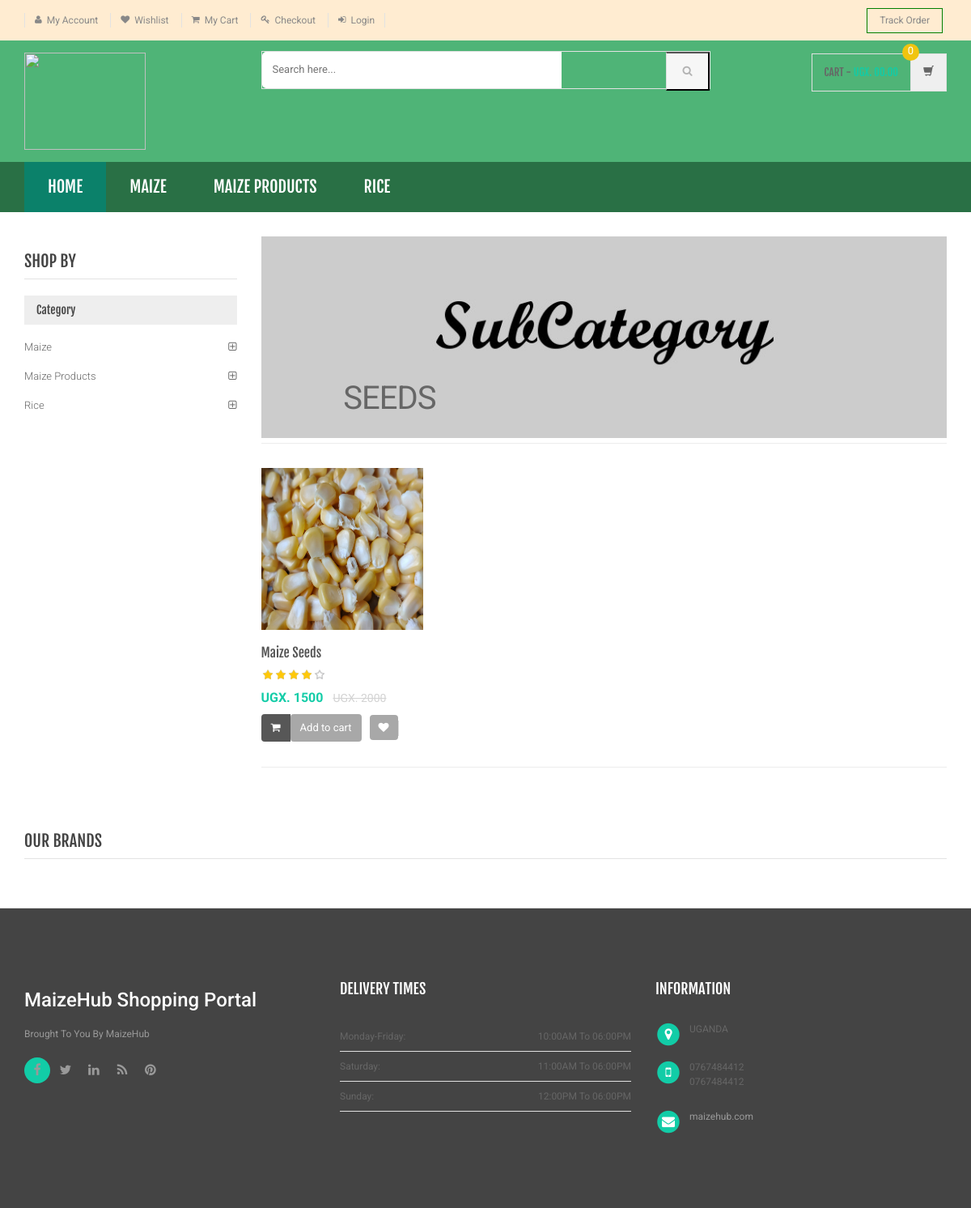
/sub-category.php?scid=1, run on the app's committed database.
### tables this page shows
CREATE TABLE `category` (
  `id` int(11) NOT NULL,
  `categoryName` varchar(255) DEFAULT NULL,
  `categoryDescription` longtext DEFAULT NULL,
  `creationDate` timestamp NOT NULL DEFAULT current_timestamp(),
  `updationDate` varchar(255) DEFAULT NULL
);

CREATE TABLE `subcategory` (
  `id` int(11) NOT NULL,
  `categoryid` int(11) DEFAULT NULL,
  `subcategory` varchar(255) DEFAULT NULL,
  `creationDate` timestamp NULL DEFAULT current_timestamp(),
  `updationDate` varchar(255) DEFAULT NULL
);

CREATE TABLE `products` (
  `id` int(11) NOT NULL,
  `category` int(11) NOT NULL,
  `subCategory` int(11) DEFAULT NULL,
  `productName` varchar(255) DEFAULT NULL,
  `productCompany` varchar(255) DEFAULT NULL,
  `productPrice` int(11) DEFAULT NULL,
  `productPriceBeforeDiscount` int(11) DEFAULT NULL,
  `productDescription` longtext DEFAULT NULL,
  `productImage1` varchar(255) DEFAULT NULL,
  `productImage2` varchar(255) DEFAULT NULL,
  `productImage3` varchar(255) DEFAULT NULL,
  `shippingCharge` int(11) DEFAULT NULL,
  `productAvailability` varchar(255) DEFAULT NULL,
  `postingDate` timestamp NULL DEFAULT current_timestamp(),
  `updationDate` varchar(255) DEFAULT NULL
);

### sub-category.php (the view, shortened to what this page needs)
<?php
include('includes/config.php');
$cid=intval($_GET['scid']);
?>
<!DOCTYPE html>
<html lang="en">
	<head>
	    <link rel="stylesheet" href="assets/css/bootstrap.min.css">
	    <link rel="stylesheet" href="assets/css/main.css">
	    <link rel="stylesheet" href="assets/css/green.css">
	    <link rel="stylesheet" href="assets/css/owl.carousel.css">
		<link rel="stylesheet" href="assets/css/owl.transitions.css">
		<link href="assets/css/lightbox.css" rel="stylesheet">
		<link rel="stylesheet" href="assets/css/animate.min.css">
		<link rel="stylesheet" href="assets/css/rateit.css">
		<link rel="stylesheet" href="assets/css/bootstrap-select.min.css">
		<link rel="stylesheet" href="assets/css/config.css">
		<link href="assets/css/green.css" rel="alternate stylesheet" title="Green color">
		<link href="assets/css/blue.css" rel="alternate stylesheet" title="Blue color">
		<link href="assets/css/red.css" rel="alternate stylesheet" title="Red color">
		<link href="assets/css/orange.css" rel="alternate stylesheet" title="Orange color">
		<link href="assets/css/dark-green.css" rel="alternate stylesheet" title="Darkgreen color">
		<link rel="stylesheet" href="assets/css/font-awesome.min.css">
	</head>
    <body class="cnt-home">
<header class="header-style-1">
<?php include('includes/top-header.php');?>
<?php include('includes/main-header.php');?>
<?php include('includes/menu-bar.php');?>
</header>
<div class="body-content outer-top-xs">
	<div class='container'>
		<div class='row outer-bottom-sm'>
			<div class='col-md-3 sidebar'>
	            <div class="sidebar-module-container">
	            	<h3 class="section-title">shop by</h3>
	            	<div class="sidebar-filter">
<div class="sidebar-widget wow fadeInUp outer-bottom-xs ">
	<div class="widget-header m-t-20">
		<h4 class="widget-title">Category</h4>
	</div>
	<div class="sidebar-widget-body m-t-10">
	         <?php $sql=mysqli_query($con,"select id,categoryName  from category");
while($row=mysqli_fetch_array($sql))
{
    ?>
		<div class="accordion">
	    	<div class="accordion-group">
	            <div class="accordion-heading">
	                <a href="category.php?cid=<?php echo $row['id'];?>"  class="accordion-toggle collapsed">
	                   <?php echo $row['categoryName'];?>
	                </a>
	            </div>
	        </div>
	    </div>
	    <?php } ?>
	</div>
</div>
	            	</div>
	            </div>
            </div>
			<div class='col-md-9'>
	<div id="category" class="category-carousel hidden-xs">
		<div class="item">
			<div class="image">
				<img src="assets/images/banners/cat-banner-2.jpg" alt="" class="img-responsive">
			</div>
			<div class="container-fluid">
				<div class="caption vertical-top text-left">
					<div class="big-text">
						<br />
					</div>
					       <?php $sql=mysqli_query($con,"select subcategory  from subcategory where id='$cid'");
while($row=mysqli_fetch_array($sql))
{
    ?>
					<div class="excerpt hidden-sm hidden-md">
						<?php echo htmlentities($row['subcategory']);?>
					</div>
			<?php } ?>
				</div>
			</div>
		</div>
</div>
				<div class="search-result-container">
					<div id="myTabContent" class="tab-content">
						<div class="tab-pane active " id="grid-container">
							<div class="category-product  inner-top-vs">
								<div class="row">
			<?php
$ret=mysqli_query($con,"select * from products where subCategory='$cid'");
$num=mysqli_num_rows($ret);
if($num>0)
{
while ($row=mysqli_fetch_array($ret))
{?>
		<div class="col-sm-6 col-md-4 wow fadeInUp">
			<div class="products">
	<div class="product">
		<div class="product-image">
			<div class="image">
				<a href="product-details.php?pid=<?php echo htmlentities($row['id']);?>"><img  src="assets/images/blank.gif" data-echo="admin/productimages/<?php echo htmlentities($row['id']);?>/<?php echo htmlentities($row['productImage1']);?>" alt="" width="200" height="200"></a>
			</div>
		</div>
		<div class="product-info text-left">
			<h3 class="name"><a href="product-details.php?pid=<?php echo htmlentities($row['id']);?>"><?php echo htmlentities($row['productName']);?></a></h3>
			<div class="rating rateit-small"></div>
			<div class="product-price">
				<span class="price">
					UGX. <?php echo htmlentities($row['productPrice']);?>			</span>
										     <span class="price-before-discount">UGX. <?php echo htmlentities($row['productPriceBeforeDiscount']);?></span>
			</div>
		</div>
					<div class="cart clearfix animate-effect">
				<div class="action">
					<ul class="list-unstyled">
						<li class="add-cart-button btn-group">
							<button class="btn btn-primary icon" data-toggle="dropdown" type="button">
								<i class="fa fa-shopping-cart"></i>
							</button>
							<a href="category.php?page=product&action=add&id=<?php echo $row['id']; ?>">
							<button class="btn btn-primary" type="button">Add to cart</button></a>
						</li>
		                <li class="lnk wishlist">
							<a class="add-to-cart" href="category.php?pid=<?php echo htmlentities($row['id'])?>&&action=wishlist" title="Wishlist">
								 <i class="icon fa fa-heart"></i>
							</a>
						</li>
					</ul>
				</div>
			</div>
			</div>
			</div>
		</div>
	  <?php } } else {?>
		<div class="col-sm-6 col-md-4 wow fadeInUp"> <h3>No Product Found</h3>
		</div>
<?php } ?>
										</div>
							</div>
						</div>
				</div>
			</div>
		</div></div>
		<?php include('includes/brands-slider.php');?>
</div>
</div>
<?php include('includes/footer.php');?>
</body>
</html>

### includes/menu-bar.php (shortened to what this page needs)
<div class="header-nav animate-dropdown" style="background-color:#297045;">
    <div class="container">
        <div class="yamm navbar navbar-default" role="navigation">
            <div class="nav-bg-class">
                <div class="navbar-collapse collapse" id="mc-horizontal-menu-collapse">
	<div class="nav-outer">
		<ul class="nav navbar-nav">
			<li class="active dropdown yamm-fw">
				<a href="index.php" data-hover="dropdown" class="dropdown-toggle">Home</a>
			</li>
              <?php $sql=mysqli_query($con,"select id,categoryName  from category limit 6");
while($row=mysqli_fetch_array($sql))
{
    ?>
			<li class="dropdown yamm">
				<a href="category.php?cid=<?php echo $row['id'];?>"> <?php echo $row['categoryName'];?></a>
			</li>
			<?php } ?>
		</ul>
		<div class="clearfix"></div>
	</div>
</div>
            </div>
        </div>
    </div>
</div>

### assets/css/green.css (style rules this page uses)
body { background-color:#fff; color:#666; }
h1, h2, h3, h4, h5, h6 { color:#444; }
a, a:visited { color:#C1392B; }

### assets/css/lightbox.css (style rules this page uses)
body:after { content: url(../images/close.png) url(../images/loading.gif) url(../images/prev.png) url(../images/next.png); display: none; }

### assets/css/rateit.css (style rules this page uses)
.rateit { display: -moz-inline-box; display: inline-block; position: relative; -webkit-user-select: none; -khtml-user-select: none; -moz-user-select: none; -o-user-select: none; -ms-user-select: none; user-select: none; -webkit-touch-callout: none; }

### assets/css/blue.css (style rules this page uses)
a { color: #3498db; }
.header-style-1 .header-nav { background: #3498db; }
.cnt-home .header-style-1 .header-nav .navbar .navbar-nav > li.active { background: #1d6ca1; }
.product .product-info .product-price .price { color: #3498db; }
.sidebar .sidebar-module-container .sidebar-widget .sidebar-widget-body .accordion .accordion-group .accordion-heading .accordion-toggle, .sidebar .sidebar-module-container .sidebar-widget .sidebar-widget-body .accordion .accordion-group .accordion-heading .accordion-toggle:hover, .sidebar .sidebar-module-container .sidebar-widget .sidebar-widget-body .accordion .accordion-group .accordion-heading .accordion-toggle:focus, .sidebar .sidebar-module-container .sidebar-widget .sidebar-widget-body .accordion .accordion-group .accordion-heading .accordion-toggle:after { color: #3498db; }

### assets/css/red.css (style rules this page uses)
a { color: #ff6c6c; }
.header-style-1 .header-nav { background: #ff6c6c; }
.cnt-home .header-style-1 .header-nav .navbar .navbar-nav > li.active { background: #ff1a1a; }
.product .product-info .product-price .price { color: #ff6c6c; }
.sidebar .sidebar-module-container .sidebar-widget .sidebar-widget-body .accordion .accordion-group .accordion-heading .accordion-toggle, .sidebar .sidebar-module-container .sidebar-widget .sidebar-widget-body .accordion .accordion-group .accordion-heading .accordion-toggle:hover, .sidebar .sidebar-module-container .sidebar-widget .sidebar-widget-body .accordion .accordion-group .accordion-heading .accordion-toggle:focus, .sidebar .sidebar-module-container .sidebar-widget .sidebar-widget-body .accordion .accordion-group .accordion-heading .accordion-toggle:after { color: #ff6c6c; }

### assets/css/orange.css (style rules this page uses)
a { color: #f39c12; }
.header-style-1 .header-nav { background: #f39c12; }
.cnt-home .header-style-1 .header-nav .navbar .navbar-nav > li.active { background: #ab6c09; }
.product .product-info .product-price .price { color: #f39c12; }
.sidebar .sidebar-module-container .sidebar-widget .sidebar-widget-body .accordion .accordion-group .accordion-heading .accordion-toggle, .sidebar .sidebar-module-container .sidebar-widget .sidebar-widget-body .accordion .accordion-group .accordion-heading .accordion-toggle:hover, .sidebar .sidebar-module-container .sidebar-widget .sidebar-widget-body .accordion .accordion-group .accordion-heading .accordion-toggle:focus, .sidebar .sidebar-module-container .sidebar-widget .sidebar-widget-body .accordion .accordion-group .accordion-heading .accordion-toggle:after { color: #f39c12; }

### assets/css/dark-green.css (style rules this page uses)
body { background-color:#fff; color:#666; }
h1, h2, h3, h4, h5, h6 { color:#444; }
a, a:visited { color:#C1392B; }

### data on the page
category: categoryName "MAIZE", categoryName "Maize"
category: categoryName "MAIZE PRODUCTS", categoryName "Maize Products"
category: categoryName "RICE", categoryName "Rice"
subcategory: subcategory "SEEDS"
products: productImage1 (picture), productName "Maize Seeds", productPrice "1500", productPriceBeforeDiscount "2000"
